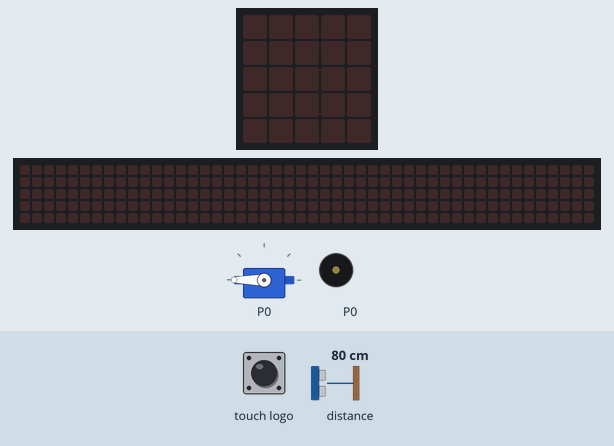
The program below on a simulated BBC micro:bit (MakeCode). Shown: servo, the board's 5×5 LED display, a strip that is not on the board, showing the scrolling text unrolled, buzzer (waves = sounding). Inputs (shaded band) come from the test bench; at power-on: distance to the obstacle 80 cm. The echo pulse lasts 58.3 µs per cm; random numbers come from a fixed seed; the 48×5 strip is a reading aid, not a part: it shows the text the display is scrolling, unrolled, one strip-width of it at a time.

Above: at 2.2 s.
2.3 s: touch logo pressed for 0.15 s
At 2.37 s:
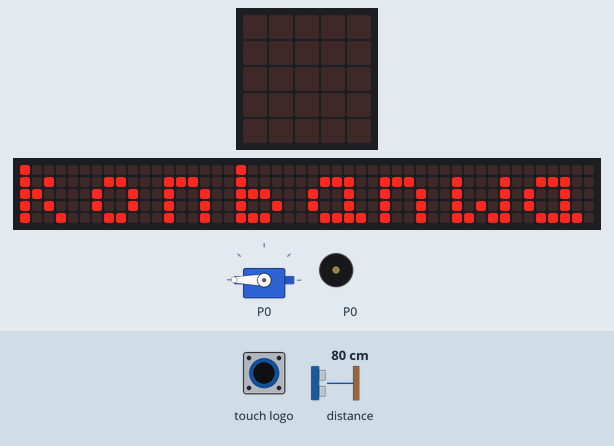
5.3 s: distance to the obstacle set to 16 cm
8.3 s: distance to the obstacle set to 13 cm
At 10.8 s:
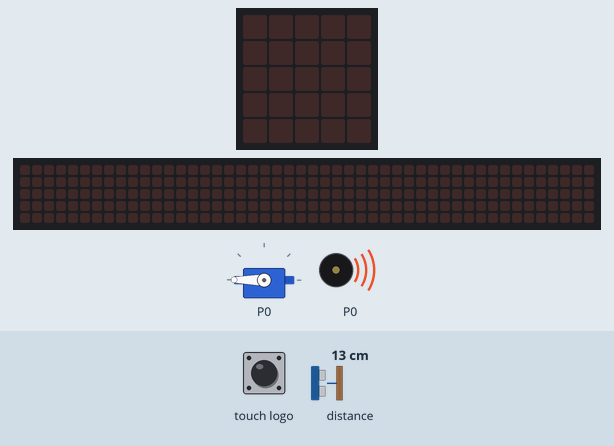
11.3 s: touch logo pressed for 1 s
At 11.37 s:
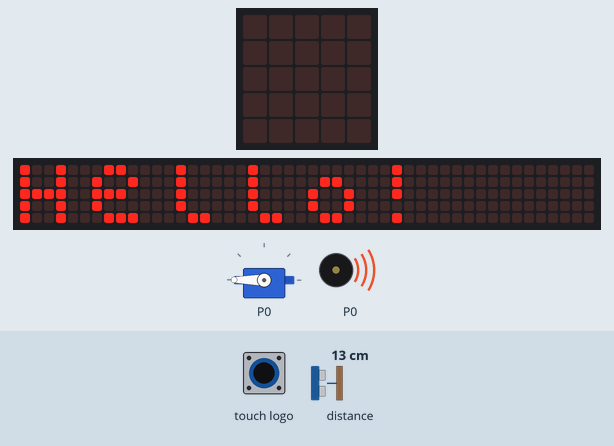
14.3 s: touch logo pressed for 0.15 s
At 17.67 s:
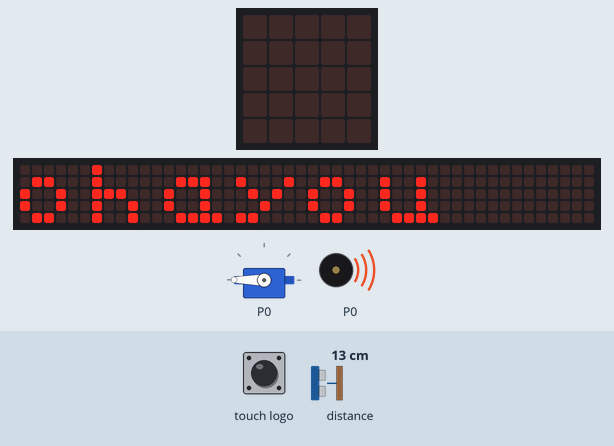
20.4 s: touch logo pressed for 3.2 s
At 24.12 s:
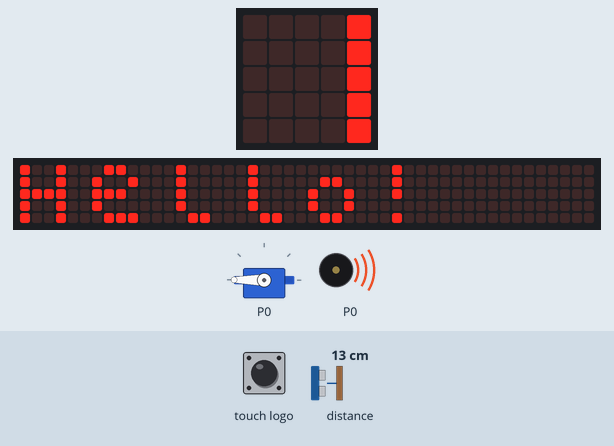
Timing chart, 0 to 32.4 s (numbered marks = the images above; inputs shaded):
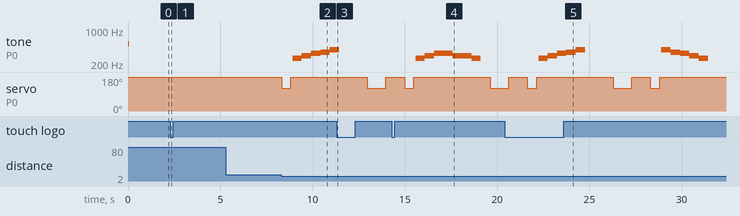

Measured:
- the behaviour switches between 15 and 14 cm on distance to the obstacle (found by bisection; images 1 and 2)
- after the input at 2.3 s, the display: changes at once (image 1)
- after the input at 8.3 s, tone on P0: plays 262 Hz for 0.51 s, 294 Hz for 0.51 s, 330 Hz for 0.51 s, 349 Hz for 0.51 s, 392 Hz for 0.36 s, starting after 0.62 s; servo on P0: 180° → 120° at once, → 180° 0.50 s later
- after the input at 11.3 s, the display: changes at once (image 3)

The program:

main.ts
```typescript
input.onLogoEvent(TouchButtonEvent.Touched, function () {
    if (_1234 == 1) {
        basic.showString("Hello!")
    } else if (_1234 == 2) {
        basic.showString("sayounara")
    } else if (_1234 == 3) {
        basic.showString("ohayou")
    } else {
        basic.showString("konbanwa")
    }
})
function ちょうおんぱできょりをはかる () {
    pins.digitalWritePin(DigitalPin.P2, 1)
    control.waitMicros(10)
    pins.digitalWritePin(DigitalPin.P2, 0)
    return pins.pulseIn(DigitalPin.P1, PulseValue.High) / 58
}
let _1234 = 0
pins.digitalWritePin(DigitalPin.P2, 0)
music.playTone(523, music.beat(BeatFraction.Sixteenth))
basic.pause(500)
servos.P0.setAngle(180)
basic.pause(500)
basic.forever(function () {
    if (ちょうおんぱできょりをはかる() < 15) {
        servos.P0.setAngle(120)
        basic.pause(500)
        servos.P0.setAngle(180)
        basic.pause(100)
        _1234 = randint(1, 3)
        if (_1234 == 1) {
            music.playMelody("C D E F G - - - ", 120)
        } else if (_1234 == 2) {
            music.playMelody("G F E D C - - - ", 120)
        } else if (_1234 == 3) {
            music.playMelody("C D E E D D C - ", 120)
        } else {
            music.playMelody("C D E F G - - - ", 120)
        }
        servos.P0.setAngle(120)
        basic.pause(1000)
        servos.P0.setAngle(180)
        basic.pause(1000)
    }
})
```

test.ts
```typescript
// テストはここに来ます。このパッケージが拡張機能として使用されるときにはコンパイルされません。
```
